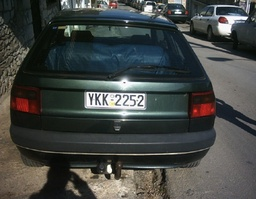
#> input picture exercise2/assignment2/car.jpg, 256 x 199 px, shrunk from 841 x 655 before the run
$ python main2.py
#> lines starting #> are read from the running program, lines starting #| are printed output that depends on the picture
import numpy as np
import matplotlib.pyplot as plt
from sklearn.datasets import load_iris
import os


# Load the dataset
data = load_iris()
X = data.data

# had to include this, smth was off with the path.
script_dir = os.path.dirname(os.path.abspath(__file__))
image_path = os.path.join(script_dir, 'car.jpg')


image = plt.imread(image_path)
#> image is the input picture: shape (199, 256, 3); mean R, G, B 67.4, 70.6, 67.9
    #matplotlib.org
    #(M, N) for grayscale images.
    #(M, N, 3) for RGB images.
    #(M, N, 4) for RGBA images.

# check if it was a RGB iamge
if image.shape[2] != 3:
    raise ValueError("That was not a RGB image")

# normalization , RGB is normally = (255, 255, 255)
image = image / 255.0

# calculate distance between two points with euclid
def euclid(a, b):
    # normfunc from linaer algebra
    return np.linalg.norm(a - b, axis=1)


def initialize_centroids(X, K):
    # Randomly select K samples as initial centroids
    # with random choice from numpy return a random 1D array of K samples from X
    random_indices = np.random.choice(X.shape[0], K, replace=False)
    return X[random_indices]


def assign_clusters(X, centroids):
    # calculate distance between each sample point and each centroid
    distances = np.array([euclid(X, centroid) for centroid in centroids])
    # assign each sample point to the closest centroid
    return np.argmin(distances, axis=0)


def update_centroids(X, labels, K):
    # calculate the new updated centroids as the mean of the assigned samples to them
    return np.array([X[labels == i].mean(axis=0) for i in range(K)])


def compute_loss(X, centroids, labels):
    #sum of squared distances from each X[i] to centroids[labels[i]]
    # calculate the loss as the sum of squared distances from each sample point to its assigned centroid
    return sum(np.sum((X[labels == i] - centroids[i])**2) for i in range(len(centroids)))

def main_loop(X, K=3, max_iterations=50, upper_limit=1e-6):

    centroids = initialize_centroids(X, K)
    losses = []

    for i in range(max_iterations):
        # assign each sample point to the closest centroid
        labels = assign_clusters(X, centroids)

        loss = compute_loss(X, centroids, labels)
        losses.append(loss)

        # update the centroids based on the assigned samples
        new_centroids = update_centroids(X, labels, K)

        if np.linalg.norm(new_centroids - centroids, axis=None) < upper_limit:
            centroids = new_centroids
            break

        centroids = new_centroids

    return centroids, losses, labels


def image_recons(image, K):
    # take the 3D image and turn it into a 2D array
    W, H, C = image.shape
    # (W*H, 3) / turn the image to a 2D array for grayscale
    X = image.reshape(-1, 3)

    #invoke the main loop on them
    centroids, losses, labels = main_loop(X, K)

    compressed_X = centroids[labels]

    compressed_image = compressed_X.reshape(W, H, 3)

    return compressed_image, losses


def main():

    for K in [2, 4, 32]:
        print(f"\nProcessing K={K}, Patience is a virtue")
        compressed_image, losses = image_recons(image, K)


        fig, axs = plt.subplots(1, 2, figsize=(10, 5))
        axs[0].imshow(image)
        axs[0].set_title("Original Image")
        axs[0].axis("off")

        axs[1].imshow(compressed_image)
        axs[1].set_title(f"Compressed Image (K={K})")
        axs[1].axis("off")


        plt.figure()
        plt.plot(losses, marker='o')
        plt.title(f"Loss vs Iteration (K={K})")
        plt.xlabel("Iteration")
        plt.ylabel("Loss")
        plt.grid(True)

        plt.show()
#> this loop made 3 passes
#> pass 1, in image_recons, `compressed_image = compressed_X.reshape(W, H, 3)`:
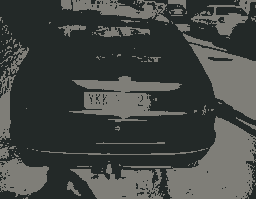
#> compressed_image: shape (199, 256, 3) float64; mean of channels 0, 1, 2 0.264, 0.277, 0.266; drawn as R, G, B
#> pass 1, in main, `plt.show()`:
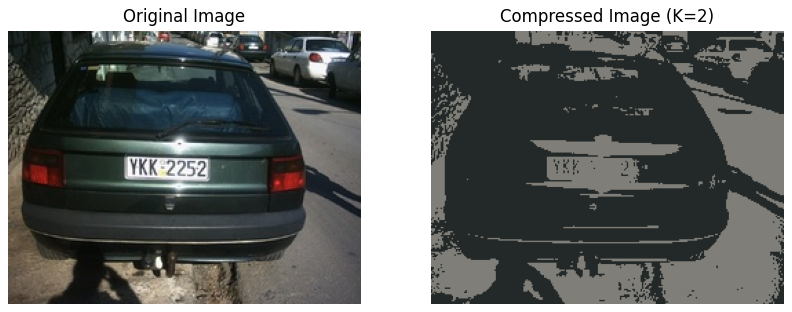
#> figure drawn by matplotlib, 2 panels
#> pass 1, in main, `plt.show()`:
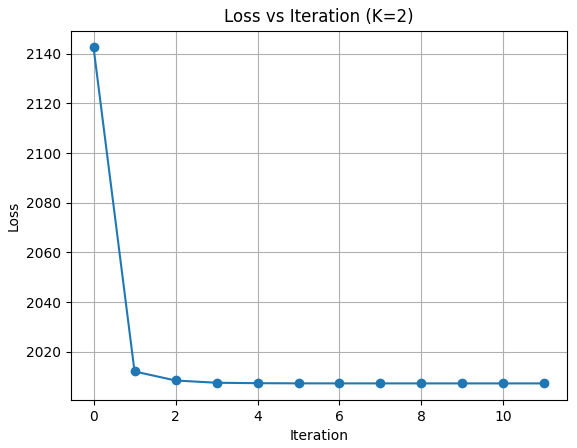
#> figure drawn by matplotlib, 1 panel; curve peaks at x = 0, y = 2142.6
#> pass 2, in image_recons (call 2), `compressed_image = compressed_X.reshape(W, H, 3)`:
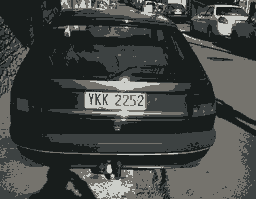
#> compressed_image: shape (199, 256, 3) float64; mean of channels 0, 1, 2 0.264, 0.277, 0.266; drawn as R, G, B
#> pass 2, in main, `plt.show()`:
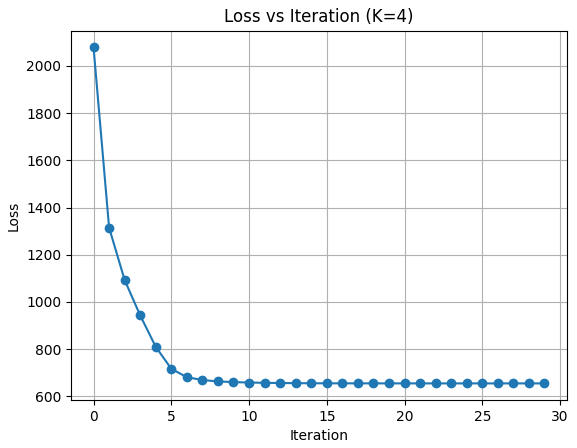
#> figure drawn by matplotlib, 1 panel; curve peaks at x = 0, y = 2078.2

if __name__ == "__main__":
    main()
